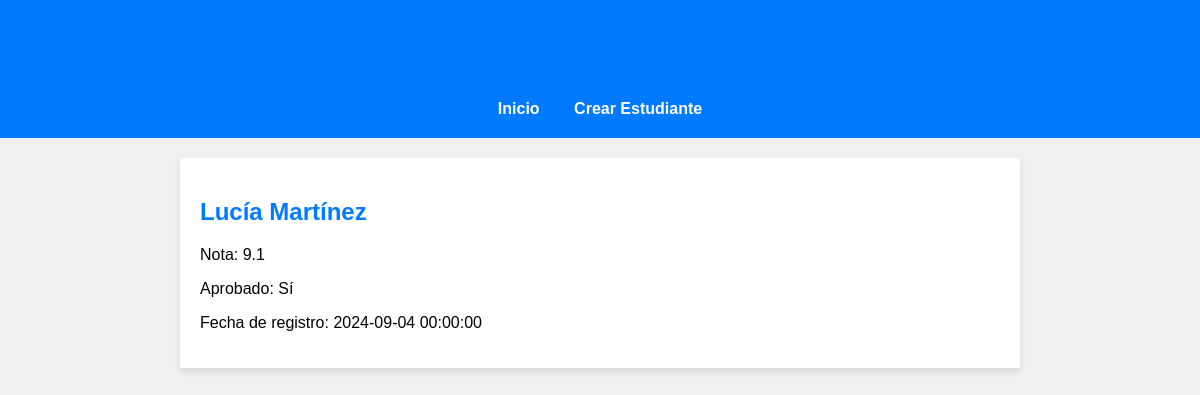
Screenshot of /estudiantes/4 with the database file from the repository.
### tables this page shows
CREATE TABLE alumnos (
    id INTEGER PRIMARY KEY AUTOINCREMENT,
    nombre TEXT NOT NULL,
    apellido TEXT NOT NULL,
    aprobado BOOLEAN NOT NULL,
    nota REAL NOT NULL,
    fecha TIMESTAMP NOT NULL
);

### app.py (the view)
@app.route('/estudiantes/<int:id>', methods=['GET'])
def get_one_estudiante(id):
    conn = get_db_connection()
    try:
        estudiante = conn.execute('SELECT * FROM alumnos WHERE id = ?', (id,)).fetchone()
        if estudiante is None:
            flash('Estudiante no encontrado', 'error')
            return redirect(url_for('index'))
    finally:
        conn.close()
    return render_template('estudiante.html', estudiante=estudiante)

### estudiante.py (called while the page is built)
def get_db_connection():
    conn = sqlite3.connect('alumnos.db')
    conn.row_factory = sqlite3.Row  # Para que las filas sean accesibles como diccionarios
    return conn

### templates/estudiante.html (shortened to what this page needs)
{% extends "base.html" %}
{% block content %}
    <h2>{{ estudiante.nombre }} {{ estudiante.apellido }}</h2>
    <p>Nota: {{ estudiante.nota }}</p>
    <p>Aprobado: {{ 'Sí' if estudiante.aprobado else 'No' }}</p>
    <p>Fecha de registro: {{ estudiante.fecha }}</p>
{% endblock %}

### templates/base.html (style rules this page uses)
body { font-family: Arial, sans-serif; background-color: #f0f0f0; margin: 0; padding: 0; }
h1, h2 { color: #007bff; }

### rows the page displays
alumnos: nombre "Lucía", apellido "Martínez", nota "9.1", aprobado "Sí", fecha "2024-09-04 00:00:00"
